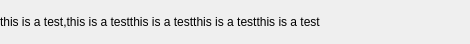
<?xml version="1.0" encoding="UTF-8"?>
<ui version="4.0">
 <class>TipsUnit</class>
 <widget class="qMRMLWidget" name="TipsUnit">
  <property name="geometry">
   <rect>
    <x>0</x>
    <y>0</y>
    <width>470</width>
    <height>44</height>
   </rect>
  </property>
  <property name="maximumSize">
   <size>
    <width>16777215</width>
    <height>85</height>
   </size>
  </property>
  <property name="styleSheet">
   <string notr="true"/>
  </property>
  <layout class="QVBoxLayout" name="verticalLayout_2">
   <property name="leftMargin">
    <number>0</number>
   </property>
   <property name="topMargin">
    <number>0</number>
   </property>
   <property name="rightMargin">
    <number>0</number>
   </property>
   <property name="bottomMargin">
    <number>0</number>
   </property>
   <item>
    <widget class="QWidget" name="widget_2" native="true">
     <layout class="QHBoxLayout" name="horizontalLayout">
      <property name="spacing">
       <number>12</number>
      </property>
      <property name="leftMargin">
       <number>0</number>
      </property>
      <property name="topMargin">
       <number>0</number>
      </property>
      <property name="rightMargin">
       <number>0</number>
      </property>
      <property name="bottomMargin">
       <number>0</number>
      </property>
      <item>
       <widget class="QLabel" name="lblInfo">
        <property name="text">
         <string>this is a test,this is a testthis is a testthis is a testthis is a test</string>
        </property>
       </widget>
      </item>
     </layout>
    </widget>
   </item>
  </layout>
 </widget>
 <customwidgets>
  <customwidget>
   <class>qMRMLWidget</class>
   <extends>QWidget</extends>
   <header>qMRMLWidget.h</header>
   <container>1</container>
  </customwidget>
 </customwidgets>
 <resources/>
 <connections/>
</ui>
